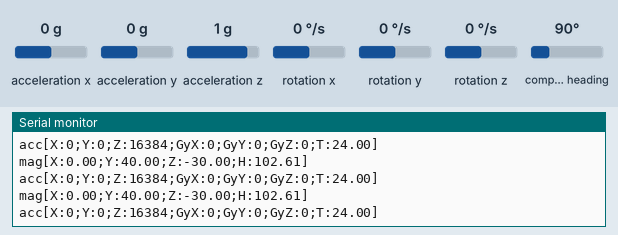
Recording of a sketch running on a simulated Arduino Uno, built with avr-gcc and run on an emulated ATmega328P. Shown: the last lines printed to the serial monitor. Wiring (inferred from the names in the program): MPU-6050 motion sensor at I2C address 0x68. Inputs (shaded band) come from the test bench; at power-on: acceleration x 0 g, acceleration y 0 g, acceleration z 1 g, rotation x 0 °/s, rotation y 0 °/s, rotation z 0 °/s, compass heading 90°.

Above: at 1.2 s.
1.3 s: acceleration x set to -1.4 g
At 1.44 s:
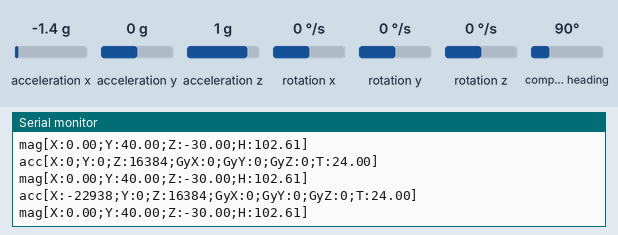
4.3 s: acceleration y set to -1.4 g
At 4.43 s:
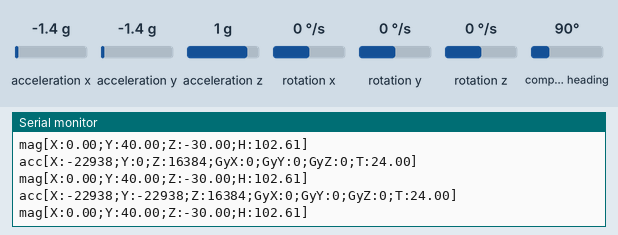
7.3 s: acceleration z set to -1.4 g
At 7.5 s:
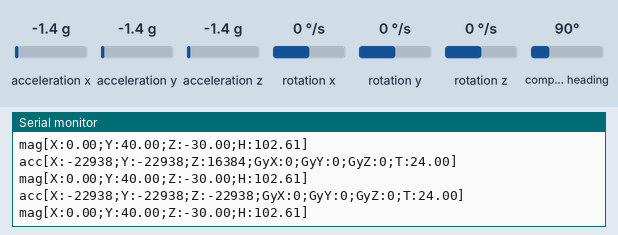
10.3 s: rotation x set to -192 °/s
At 10.49 s:
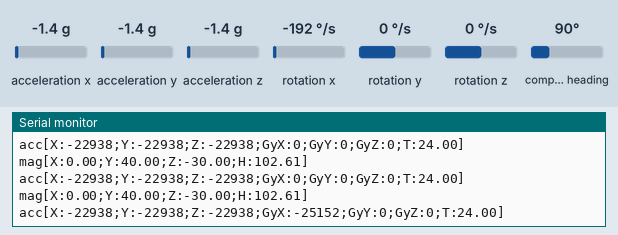
13.3 s: rotation y set to -192 °/s
At 13.43 s:
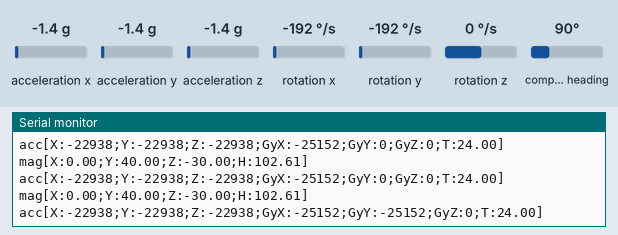
16.3 s: rotation z set to 100 °/s
At 16.3 s:
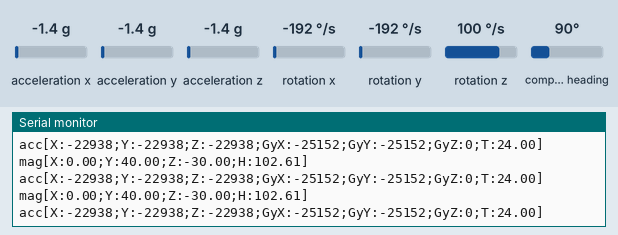

The sketch:

adq_v2.ino
```cpp
// MPU-6050 Short Example Sketch
// By Arduino User JohnChi
// August 17, 2014
// Public Domain
#include<Wire.h>
const int MPU=0x68;  // I2C address of the MPU-6050
int16_t AcX,AcY,AcZ,Tmp,GyX,GyY,GyZ;

void setup_a(void){

  Wire.begin();
  Wire.beginTransmission(MPU);
  Wire.write(0x6B);  // PWR_MGMT_1 register
  Wire.write(0);     // set to zero (wakes up the MPU-6050)
  Wire.endTransmission(true);
//  Serial.begin(9600);
}

void loop_a(void){

  Wire.beginTransmission(MPU);
  Wire.write(0x3B);  // starting with register 0x3B (ACCEL_XOUT_H)
  Wire.endTransmission(false);
  Wire.requestFrom(MPU,14,true);  // request a total of 14 registers
  AcX=Wire.read()<<8|Wire.read();  // 0x3B (ACCEL_XOUT_H) & 0x3C (ACCEL_XOUT_L)
  AcY=Wire.read()<<8|Wire.read();  // 0x3D (ACCEL_YOUT_H) & 0x3E (ACCEL_YOUT_L)
  AcZ=Wire.read()<<8|Wire.read();  // 0x3F (ACCEL_ZOUT_H) & 0x40 (ACCEL_ZOUT_L)
  Tmp=Wire.read()<<8|Wire.read();  // 0x41 (TEMP_OUT_H) & 0x42 (TEMP_OUT_L)
  GyX=Wire.read()<<8|Wire.read();  // 0x43 (GYRO_XOUT_H) & 0x44 (GYRO_XOUT_L)
  GyY=Wire.read()<<8|Wire.read();  // 0x45 (GYRO_YOUT_H) & 0x46 (GYRO_YOUT_L)
  GyZ=Wire.read()<<8|Wire.read();  // 0x47 (GYRO_ZOUT_H) & 0x48 (GYRO_ZOUT_L)
//  Serial.print("AcX = "); Serial.print(AcX);
//  Serial.print(" | AcY = "); Serial.print(AcY);
//  Serial.print(" | AcZ = "); Serial.print(AcZ);
//  Serial.print(" | Tmp = "); Serial.print(Tmp/340.00+36.53);  //equation for temperature in degrees C from datasheet
//  Serial.print(" | GyX = "); Serial.print(GyX);
//  Serial.print(" | GyY = "); Serial.print(GyY);
//  Serial.print(" | GyZ = "); Serial.println(GyZ);
    Serial.print("acc[");
    Serial.print("X:");
    Serial.print(AcX);
    Serial.print(";");
    Serial.print("Y:");
    Serial.print(AcY);
    Serial.print(";");
    Serial.print("Z:");
    Serial.print(AcZ);
    Serial.print(";");
    Serial.print("GyX:");
    Serial.print(GyX);
    Serial.print(";");
    Serial.print("GyY:");
    Serial.print(GyY);
    Serial.print(";");
    Serial.print("GyZ:");
    Serial.print(GyZ);
    Serial.print(";");
    Serial.print("T:");
    Serial.print(Tmp/340.00+36.53);
    Serial.print("]\n");
//  delay(333);
}


#include <Wire.h>
#include <Adafruit_Sensor.h>
#include <Adafruit_HMC5883_U.h>

/* Assign a unique ID to this sensor at the same time */
Adafruit_HMC5883_Unified mag = Adafruit_HMC5883_Unified(12345);

void displaySensorDetails(void)
{
  sensor_t sensor;
  mag.getSensor(&sensor);
  Serial.println("------------------------------------");
  Serial.print  ("Sensor:       "); Serial.println(sensor.name);
  Serial.print  ("Driver Ver:   "); Serial.println(sensor.version);
  Serial.print  ("Unique ID:    "); Serial.println(sensor.sensor_id);
  Serial.print  ("Max Value:    "); Serial.print(sensor.max_value); Serial.println(" uT");
  Serial.print  ("Min Value:    "); Serial.print(sensor.min_value); Serial.println(" uT");
  Serial.print  ("Resolution:   "); Serial.print(sensor.resolution); Serial.println(" uT");
  Serial.println("------------------------------------");
  Serial.println("");
  delay(500);
}

void setup_m(void)
{
//  Serial.begin(9600);
//  Serial.println("HMC5883 Magnetometer Test"); Serial.println("");

  /* Initialise the sensor */
  if(!mag.begin())
  {
    /* There was a problem detecting the HMC5883 ... check your connections */
    Serial.println("Ooops, no HMC5883 detected ... Check your wiring!");
    while(1);
  }

  /* Display some basic information on this sensor */
//  displaySensorDetails();
}

void loop_m(void)
{
  /* Get a new sensor event */
  sensors_event_t event;
  mag.getEvent(&event);

  /* Display the results (magnetic vector values are in micro-Tesla (uT)) */
//  Serial.print("X: "); Serial.print(event.magnetic.x); Serial.print("  ");
//  Serial.print("Y: "); Serial.print(event.magnetic.y); Serial.print("  ");
//  Serial.print("Z: "); Serial.print(event.magnetic.z); Serial.print("  ");Serial.println("uT");
  Serial.print("mag[");
  Serial.print("X:");
  Serial.print(event.magnetic.x);
  Serial.print(";");
  Serial.print("Y:");
  Serial.print(event.magnetic.y);
  Serial.print(";");
  Serial.print("Z:");
  Serial.print(event.magnetic.z);
  Serial.print(";");

  // Hold the module so that Z is pointing 'up' and you can measure the heading with x&y
  // Calculate heading when the magnetometer is level, then correct for signs of axis.
  float heading = atan2(event.magnetic.y, event.magnetic.x);

  // Once you have your heading, you must then add your 'Declination Angle', which is the 'Error' of the magnetic field in your location.
  // Find yours here: http://www.magnetic-declination.com/
  // Mine is: -13* 2' W, which is ~13 Degrees, or (which we need) 0.22 radians
  // If you cannot find your Declination, comment out these two lines, your compass will be slightly off.
  float declinationAngle = 0.22;
  heading += declinationAngle;

  // Correct for when signs are reversed.
  if(heading < 0)
    heading += 2*PI;

  // Check for wrap due to addition of declination.
  if(heading > 2*PI)
    heading -= 2*PI;

  // Convert radians to degrees for readability.
  float headingDegrees = heading * 180/M_PI;

//  Serial.print("Heading (degrees): "); Serial.println(headingDegrees);
  Serial.print("H:"); Serial.print(headingDegrees);
  Serial.print("]\n");

//  delay(500);
}

void setup() {
  Serial.begin(9600);
  setup_m();
  setup_a();
  Serial.println("Start");
}

void loop() {
  loop_m();
  loop_a();
}
```

Measured:
- after the input at 1.3 s, the serial monitor: prints a new line after 0.07 s (image 1)
- after the input at 4.3 s, the serial monitor: prints a new line after 0.07 s (image 2)
- after the input at 7.3 s, the serial monitor: prints a new line after 0.13 s (image 3)
- after the input at 10.3 s, the serial monitor: prints a new line after 0.13 s (image 4)
- after the input at 13.3 s, the serial monitor: prints a new line after 0.07 s (image 5)
